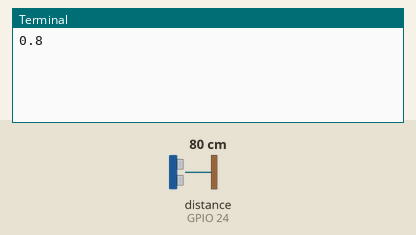
This program was run on a simulated Raspberry Pi (BCM pin numbers). On the bench: the last lines printed to the terminal. The test bench sets the inputs (shaded band); at power-on: distance to the obstacle (sensor on GPIO 24) 80 cm. The echo pulse lasts 58.3 µs per cm.

Above: at 1.2 s.
1.3 s: distance to the obstacle (sensor on GPIO 24) set to 2 cm
At 2.0 s:
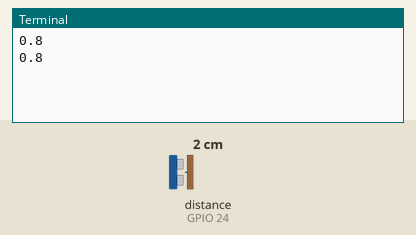
2.8 s: distance to the obstacle (sensor on GPIO 24) set to 4 cm
At 4.3 s:
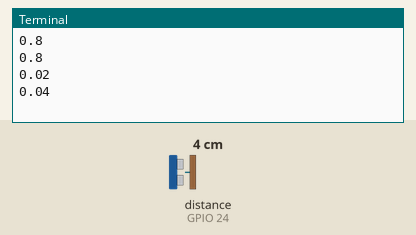
Timing chart, 0 to 5.8 s (numbered marks = the images above; inputs shaded):
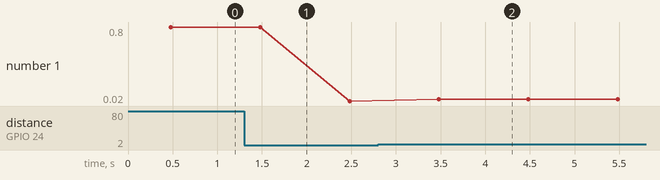

The program:

hc-sr04.py
```python
#Script para python raspberry pi para leer distancia de sensor hc-sr04 con la librería DistanceSensor de gpiozero

#https://gpiozero.readthedocs.io/en/stable/api_input.html#distancesensor-hc-sr04
#Connect the GND pin of the sensor to a ground pin on the Pi.
#Connect the TRIG pin of the sensor a GPIO pin.
#Connect one end of a 330Ω resistor to the ECHO pin of the sensor.
#Connect one end of a 470Ω resistor to the GND pin of the sensor.
#Connect the free ends of both resistors to another GPIO pin. This forms the required voltage divider.
#Finally, connect the VCC pin of the sensor to a 5V pin on the Pi.

from gpiozero import DistanceSensor
import time

sensor = DistanceSensor(echo=24, trigger=23)

while True:
    print(sensor.distance)
    time.sleep(1)
```

Measured:
- after the input at 2.8 s, the terminal: prints a new line after 0.68 s (image 2)
- plotted number 1: 0.8 → 0.02 after the input at 1.3 s, 0.02 → 0.04 after the input at 2.8 s
